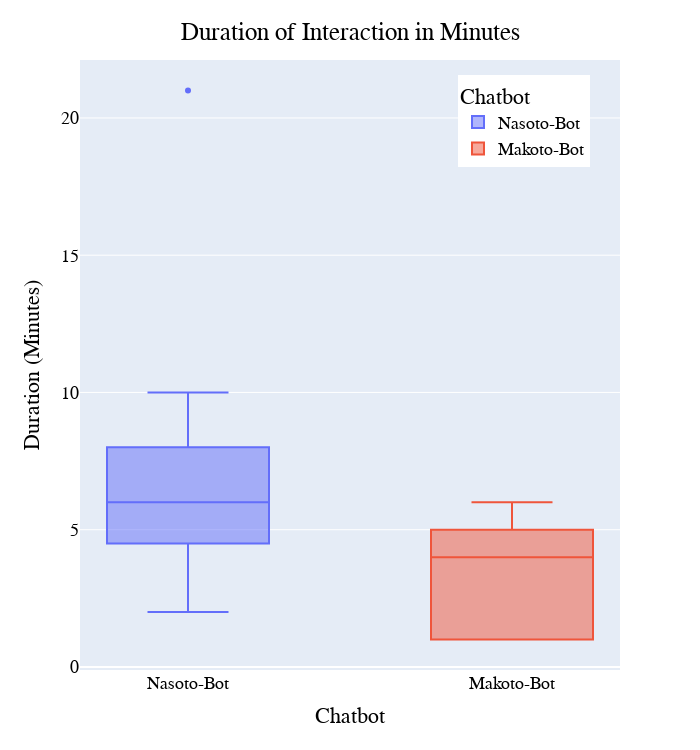

This figure's notebook cell:
### Markdown cell above
## Box Plot  Interaction Duration

### Code cell
fig = px.box(df_cd , "Chatbot", "Duration", "Chatbot")
fig.update_traces(quartilemethod="exclusive", width=0.5) # or "inclusive", or "linear" by default
fig.update_layout(
    width=700,
    height=750,
    title={
        'text': "Duration of Interaction in Minutes",
        'y':0.97,
        'x':0.5,
        'xanchor': 'center',
        'yanchor': 'top'},
    yaxis_title="Duration (Minutes)",
    legend=dict(x=0.7, y=0.975),
    font=dict(
        family="Arial",
        size=18,
        color="#000000"
    ),
)
fig.show()

### Figure 1 — Plotly figure (JSON) as saved in the notebook; plotly's stock layout.template omitted (floating-point values rounded to 4 significant figures)
{"data": [{"alignmentgroup": "True", "hovertemplate": "Chatbot=%{x}<br>Duration=%{y}<extra></extra>", "legendgroup": "Nasoto-Bot", "marker": {"color": "#636efa"}, "name": "Nasoto-Bot", "notched": false, "offsetgroup": "Nasoto-Bot", "orientation": "v", "quartilemethod": "exclusive", "showlegend": true, "type": "box", "width": 0.5, "x": ["Nasoto-Bot", "Nasoto-Bot", "Nasoto-Bot", "Nasoto-Bot", "Nasoto-Bot", "Nasoto-Bot", "Nasoto-Bot", "Nasoto-Bot", "Nasoto-Bot", "Nasoto-Bot", "Nasoto-Bot", "Nasoto-Bot", "Nasoto-Bot"], "x0": " ", "xaxis": "x", "y": [2, 5, 7, 21, 4, 8, 5, 6, 10, 8, 6, 5, 4], "y0": " ", "yaxis": "y"}, {"alignmentgroup": "True", "hovertemplate": "Chatbot=%{x}<br>Duration=%{y}<extra></extra>", "legendgroup": "Makoto-Bot", "marker": {"color": "#EF553B"}, "name": "Makoto-Bot", "notched": false, "offsetgroup": "Makoto-Bot", "orientation": "v", "quartilemethod": "exclusive", "showlegend": true, "type": "box", "width": 0.5, "x": ["Makoto-Bot", "Makoto-Bot", "Makoto-Bot", "Makoto-Bot", "Makoto-Bot", "Makoto-Bot", "Makoto-Bot", "Makoto-Bot", "Makoto-Bot", "Makoto-Bot", "Makoto-Bot", "Makoto-Bot", "Makoto-Bot"], "x0": " ", "xaxis": "x", "y": [5, 3, 5, 1, 6, 4, 5, 1, 6, 5, 1, 1, 3], "y0": " ", "yaxis": "y"}], "layout": {"boxmode": "group", "font": {"color": "#000000", "family": "Arial", "size": 18}, "height": 750, "legend": {"title": {"text": "Chatbot"}, "tracegroupgap": 0, "x": 0.7, "y": 0.975}, "margin": {"t": 60}, "title": {"text": "Duration of Interaction in Minutes", "x": 0.5, "xanchor": "center", "y": 0.97, "yanchor": "top"}, "width": 700, "xaxis": {"anchor": "y", "categoryarray": ["Nasoto-Bot", "Makoto-Bot"], "categoryorder": "array", "domain": [0, 1], "title": {"text": "Chatbot"}}, "yaxis": {"anchor": "x", "domain": [0, 1], "title": {"text": "Duration (Minutes)"}}}}
